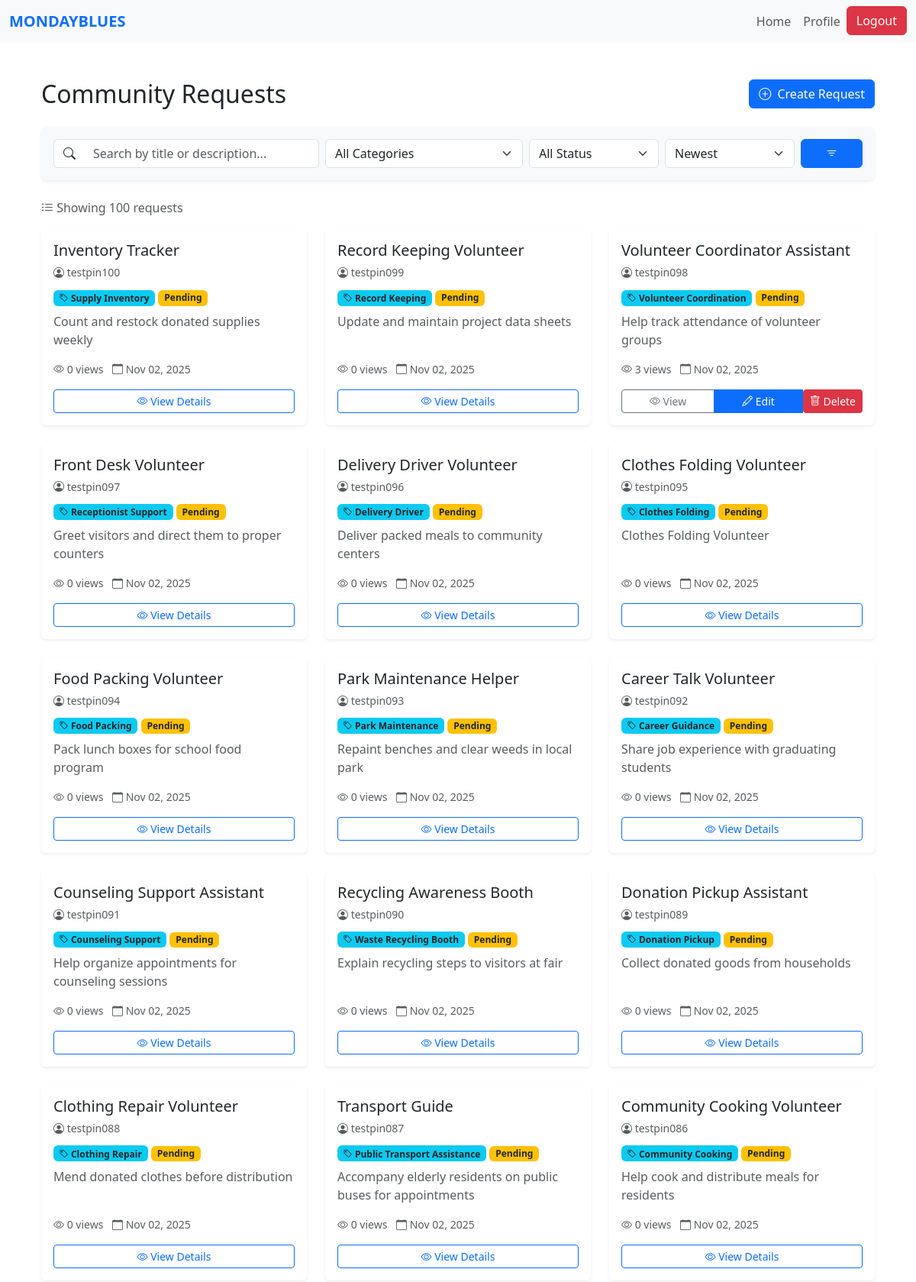
Page / (signed in, upper part) on the committed database.
### website/models.py (models this page shows)
class Request(db.Model):
    id = db.Column(db.Integer, primary_key=True)
    title = db.Column(db.String(150), nullable=False)
    description = db.Column(db.Text, nullable=False)
    category_id = db.Column(db.Integer, db.ForeignKey('category.id'), nullable=False)
    category = db.relationship('Category', backref='requests')
    status = db.Column(db.String(20), default='Pending')  # Pending, Accepted, Completed
    scheduled_datetime = db.Column(db.DateTime, nullable=False)
    view_count = db.Column(db.Integer, default=0)
    date_created = db.Column(db.DateTime, default=datetime.utcnow)
    user_id = db.Column(db.Integer, db.ForeignKey('user.id'), nullable=False)
    volunteer_id = db.Column(db.Integer, db.ForeignKey('volunteer.id'), nullable=True)
    user = db.relationship('User', backref=db.backref('requests', lazy=True, cascade='all, delete-orphan'), lazy=True)
    volunteer = db.relationship('Volunteer', backref=db.backref('assigned_requests', lazy=True), lazy=True)

class User(db.Model, UserMixin):
    id = db.Column(db.Integer, primary_key=True)
    name = db.Column(db.String(150))
    email = db.Column(db.String(150), unique=True)
    password = db.Column(db.String(150))
    date_created = db.Column(db.DateTime(timezone=True), default=func.now())
    role = db.Column(db.String(50), default='PIN')
    status = db.Column(db.String(20), default='Pending')  # Pending, Approved, Suspended
    """    total_rating = db.Column(db.Float, default=0)
    num_ratings = db.Column(db.Integer, default=0)

    def update_rating(self, new_rating: float):
        #Update overall CSR rating with a new rating value.
        if self.num_ratings == 0:
            self.total_rating = new_rating
        else:
            self.total_rating = ((self.total_rating * self.num_ratings) + new_rating) / (self.num_ratings + 1)
        self.num_ratings += 1"""

class Category(db.Model):
    id = db.Column(db.Integer, primary_key=True)
    name = db.Column(db.String(100), unique=True, nullable=False)
    description = db.Column(db.String(250))
    date_created = db.Column(db.DateTime, default=datetime.utcnow)

### website/views.py (the view, shortened to what this page needs)
@views.route('/')
def home():
    if not current_user.is_authenticated:
        return redirect(url_for('auth.login'))
    categories = Category.query.order_by(Category.name).all()
    search_query = request.args.get('q', '').strip()
    category_filter = request.args.get('category', '')
    status_filter = request.args.get('status', '')
    sort_by = request.args.get('sort', 'newest')
    query = Request.query
    if category_filter:
        query = query.join(Category).filter(Category.name == category_filter)
    if status_filter:
        query = query.filter(Request.status == status_filter)
    if sort_by == 'oldest':
        query = query.order_by(Request.date_created.asc())
    elif sort_by == 'views':
        query = query.order_by(Request.view_count.desc())
    elif sort_by == 'title':
        query = query.order_by(Request.title.asc())
    else:  # newest (default)
        query = query.order_by(Request.date_created.desc())
    requests = query.all()
    return render_template(
        'home.html',
        user=current_user,
        requests=requests,
        categories=categories
    )

### website/templates/home.html (shortened to what this page needs)
{% extends "base.html" %}
{% block content %}
<div class="container my-5">
  <div class="d-flex justify-content-between align-items-center mb-4">
    <h2 class="mb-0">Community Requests</h2>
    {% if current_user.is_authenticated and current_user.role == 'PIN' and current_user.status != "Pending" and current_user.status != "Suspended" %}
      <button class="btn btn-primary" onclick="location.href='/create-request'">
        <i class="bi bi-plus-circle me-1"></i> Create Request
      </button>
    {% endif %}
  </div>
  <form method="GET" action="{{ url_for('views.home') }}" class="bg-light p-3 rounded-3 mb-4 shadow-sm">
    <div class="row g-2 align-items-center">
      <div class="col-md-4">
        <div class="input-group">
          <span class="input-group-text bg-white border-end-0">
            <i class="bi bi-search"></i>
          </span>
          <input
            type="text"
            class="form-control border-start-0"
            name="q"
            placeholder="Search by title or description..."
            value="{{ request.args.get('q', '') }}"
          >
        </div>
      </div>
      <div class="col-md-3">
        <select class="form-select" name="category" onchange="this.form.submit()">
          <option value="">All Categories</option>
        </select>
      </div>
      <div class="col-md-2">
        <select class="form-select" name="status" onchange="this.form.submit()">
          <option value="">All Status</option>
        </select>
      </div>
      <div class="col-md-2">
        <select class="form-select" name="sort" onchange="this.form.submit()">
          <option value="newest" {% if request.args.get('sort')=='newest' %}selected{% endif %}>Newest</option>
        </select>
      </div>
      <div class="col-md-1">
        <button type="submit" class="btn btn-primary w-100">
          <i class="bi bi-filter"></i>
        </button>
      </div>
    </div>
  </form>
  {% if requests %}
    <p class="text-muted mb-3">
      <i class="bi bi-list-ul"></i> Showing {{ requests|length }} request{% if requests|length != 1 %}s{% endif %}
    </p>
  {% endif %}
  <div class="row g-4">
    {% if requests %}
      {% for req in requests %}
        {% if req.user.status != "Suspended" %}
          <div class="col-md-4">
            <div class="card h-100 border-0 shadow-sm hover-shadow transition">
              <div class="card-body d-flex flex-column">
                <div class="mb-2">
                  <h5 class="card-title text-dark mb-1">{{ req.title }}</h5>
                  <small class="text-muted">
                    <i class="bi bi-person-circle"></i> {{ req.user.name }}
                  </small>
                </div>
                <div class="mb-2">
                  <span class="badge bg-info text-dark">
                    <i class="bi bi-tag"></i> {{ req.category.name }}
                  </span>
                  <span class="badge
                    {% if req.status == 'Pending' %}bg-warning text-dark
                    {% elif req.status == 'Assigned' %}bg-primary
                    {% elif req.status == 'Accepted' %}bg-success
                    {% elif req.status == 'Completed' %}bg-secondary
                    {% else %}bg-light text-dark{% endif %}
                  ">
                    {{ req.status }}
                  </span>
                </div>
                <p class="text-muted flex-grow-1">
                  {{ req.description[:100] }}{% if req.description|length > 100 %}...{% endif %}
                </p>
                <div class="text-muted small mb-3">
                  <i class="bi bi-eye"></i> {{ req.view_count }} views
                  <span class="ms-2">
                    <i class="bi bi-calendar"></i> {{ req.date_created.strftime('%b %d, %Y') }}
                  </span>
                </div>
                <div class="mt-auto">
                  {% if current_user.is_authenticated and req.user_id == current_user.id %}
                    <div class="btn-group w-100" role="group">
                      <a href="{{ url_for('views.view_request', id=req.id) }}" class="btn btn-outline-secondary btn-sm">
                        <i class="bi bi-eye"></i> View
                      </a>
                      <a href="{{ url_for('views.edit_request', id=req.id) }}" class="btn btn-primary btn-sm">
                        <i class="bi bi-pencil"></i> Edit
                      </a>
                      <form action="{{ url_for('csr.delete_request', request_id=req.id) }}" method="POST" onsubmit="return confirm('Are you sure you want to delete this request?');">
                        <button class="btn btn-danger btn-sm" type="submit">
                          <i class="bi bi-trash"></i> Delete
                        </button>
                      </form>
                    </div>
                  {% else %}
                    <a href="{{ url_for('views.view_request', id=req.id) }}" class="btn btn-outline-primary w-100 btn-sm">
                      <i class="bi bi-eye"></i> View Details
                    </a>
                  {% endif %}
                </div>
              </div>
            </div>
          </div>
        {% endif %}
      {% endfor %}
    {% endif %}
  </div>
</div>
<link rel="stylesheet" href="https://cdn.jsdelivr.net/npm/bootstrap-icons@1.10.0/font/bootstrap-icons.css">
{% endblock %}

### website/templates/home.html (style rules this page uses)
.hover-shadow { transition: all 0.3s ease; }
.transition { transition: all 0.3s ease; }

### rows in the picture
Request: title "Inventory Tracker", user.name "testpin100", category.name "Supply Inventory", status "Pending", description "Count and restock donated supplies weekly", view_count "0", date_created "Nov 02, 2025"
Request: title "Record Keeping Volunteer", user.name "testpin099", category.name "Record Keeping", status "Pending", description "Update and maintain project data sheets", view_count "0", date_created "Nov 02, 2025"
Request: title "Volunteer Coordinator Assistant", user.name "testpin098", category.name "Volunteer Coordination", status "Pending", description "Help track attendance of volunteer groups", view_count "3", date_created "Nov 02, 2025"
Request: title "Front Desk Volunteer", user.name "testpin097", category.name "Receptionist Support", status "Pending", description "Greet visitors and direct them to proper counters", view_count "0", date_created "Nov 02, 2025"
Request: title "Delivery Driver Volunteer", user.name "testpin096", category.name "Delivery Driver", status "Pending", description "Deliver packed meals to community centers", view_count "0", date_created "Nov 02, 2025"
Request: title "Clothes Folding Volunteer", user.name "testpin095", category.name "Clothes Folding", status "Pending", description "Clothes Folding Volunteer", view_count "0", date_created "Nov 02, 2025"
Request: title "Food Packing Volunteer", user.name "testpin094", category.name "Food Packing", status "Pending", description "Pack lunch boxes for school food program", view_count "0", date_created "Nov 02, 2025"
Request: title "Park Maintenance Helper", user.name "testpin093", category.name "Park Maintenance", status "Pending", description "Repaint benches and clear weeds in local park", view_count "0", date_created "Nov 02, 2025"
Request: title "Career Talk Volunteer", user.name "testpin092", category.name "Career Guidance", status "Pending", description "Share job experience with graduating students", view_count "0", date_created "Nov 02, 2025"
Request: title "Counseling Support Assistant", user.name "testpin091", category.name "Counseling Support", status "Pending", description "Help organize appointments for counseling sessions", view_count "0", date_created "Nov 02, 2025"
Request: title "Recycling Awareness Booth", user.name "testpin090", category.name "Waste Recycling Booth", status "Pending", description "Explain recycling steps to visitors at fair", view_count "0", date_created "Nov 02, 2025"
Request: title "Donation Pickup Assistant", user.name "testpin089", category.name "Donation Pickup", status "Pending", description "Collect donated goods from households", view_count "0", date_created "Nov 02, 2025"
Request: title "Clothing Repair Volunteer", user.name "testpin088", category.name "Clothing Repair", status "Pending", description "Mend donated clothes before distribution", view_count "0", date_created "Nov 02, 2025"
Request: title "Transport Guide", user.name "testpin087", category.name "Public Transport Assistance", status "Pending", description "Accompany elderly residents on public buses for appointments", view_count "0", date_created "Nov 02, 2025"
Request: title "Community Cooking Volunteer", user.name "testpin086", category.name "Community Cooking", status "Pending", description "Help cook and distribute meals for residents", view_count "0", date_created "Nov 02, 2025"

### other values in the picture
{{ requests|length }} "100"
